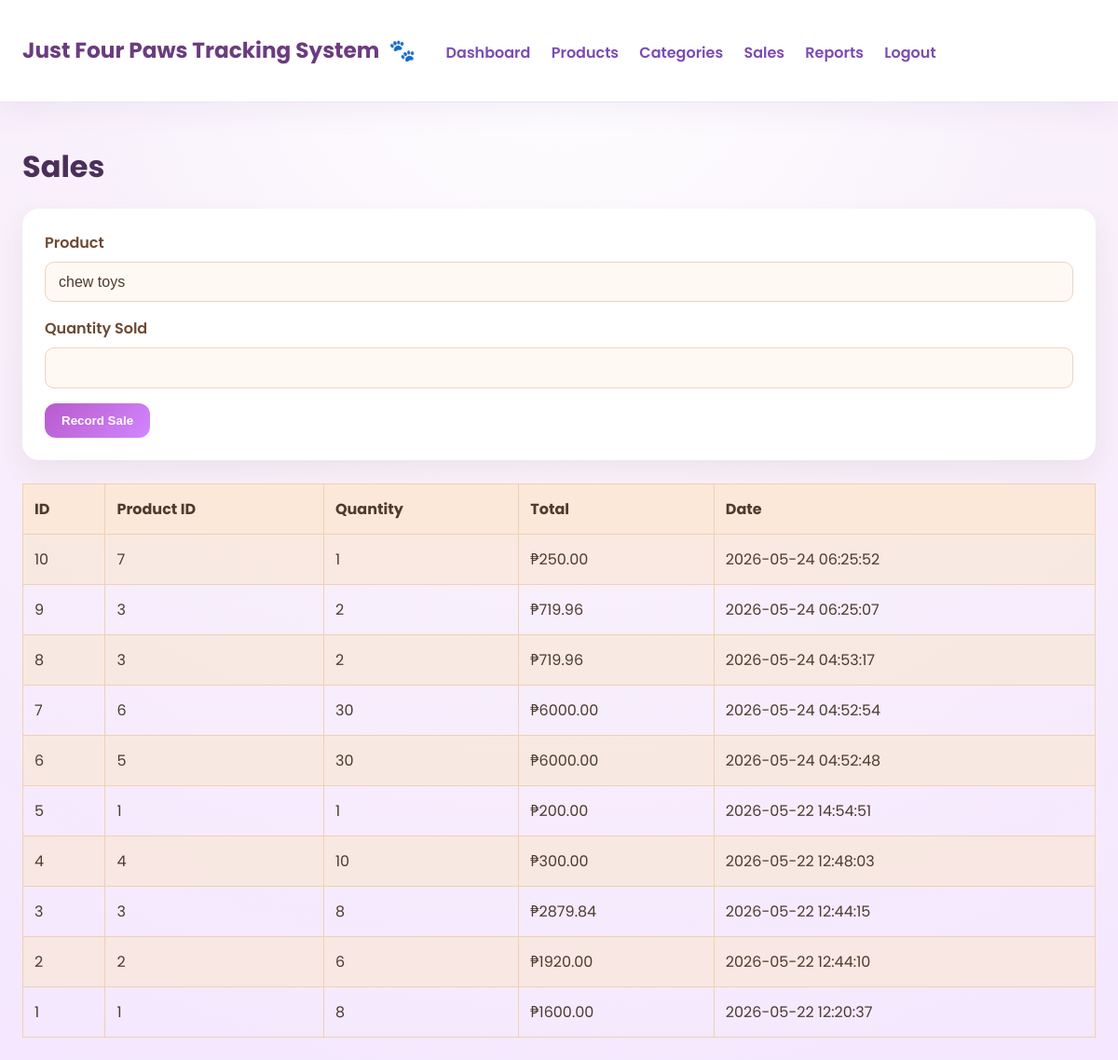
/sales.php (signed in), run on the app's committed database.
### tables this page shows
CREATE TABLE `sales` (
  `id` int(11) NOT NULL AUTO_INCREMENT,
  `product_id` int(11) DEFAULT NULL,
  `quantity_sold` int(11) DEFAULT NULL,
  `total_price` decimal(10,2) DEFAULT NULL,
  `sale_date` timestamp NOT NULL DEFAULT current_timestamp(),
  PRIMARY KEY (`id`)
);

### sales.php (the view, shortened to what this page needs)
<?php
include 'config/database.php';
include 'includes/header.php';
$products = mysqli_query(
    $inventory_conn,
    "SELECT * FROM products"
);
$sales = mysqli_query(
    $sales_conn,
    "SELECT * FROM sales ORDER BY id DESC"
);
?>
<h1>Sales</h1>
<form method="POST">
<label>Product</label>
<select name="product_id">
<?php while($product = mysqli_fetch_assoc($products)) { ?>
<option value="<?php echo $product['id']; ?>">
<?php echo $product['product_name']; ?>
</option>
<?php } ?>
</select>
<label>Quantity Sold</label>
<input type="number"
name="quantity_sold"
required>
<button type="submit"
name="sell"
class="btn">
Record Sale
</button>
</form>
<br>
<table>
<tr>
<th>ID</th>
<th>Product ID</th>
<th>Quantity</th>
<th>Total</th>
<th>Date</th>
</tr>
<?php while($sale = mysqli_fetch_assoc($sales)) { ?>
<tr>
<td><?php echo $sale['id']; ?></td>
<td><?php echo $sale['product_id']; ?></td>
<td><?php echo $sale['quantity_sold']; ?></td>
<td>₱<?php echo $sale['total_price']; ?></td>
<td><?php echo $sale['sale_date']; ?></td>
</tr>
<?php } ?>
</table>
<?php include 'includes/footer.php'; ?>

### assets/style.css (style rules this page uses)
body { font-family: 'Poppins', 'Segoe UI', Tahoma, Geneva, Verdana, sans-serif; margin: 0; background: radial-gradient(circle at top, #ffffff 0%, #f8f0fb 45%, #f4e7ff 100%); color: #4b2f5a; }
table { width: 100%; border-collapse: collapse; background: transparent; }
table, th, td { border: 1px solid #f0d0b3; }
th, td { padding: 14px 12px; text-align: left; color: #4d3b2e; }
th { background: #fbe8d8; }
tr:nth-child(even) { background: rgba(250, 231, 216, 0.7); }
.btn { background: linear-gradient(135deg, #b75bcc, #d286ff); color: white; padding: 11px 18px; text-decoration: none; border: none; border-radius: 12px; cursor: pointer; font-weight: 700; }
form { background: white; padding: 24px; border-radius: 18px; box-shadow: 0 12px 28px rgba(115, 81, 44, 0.08); }
label { display: block; margin-bottom: 8px; color: #6d4a34; font-weight: 600; }
input, select { width: 100%; padding: 12px 14px; margin-bottom: 16px; border: 1px solid #ebd3c3; border-radius: 10px; background: #fff9f3; color: #4d3b2e; font-size: 1rem; box-sizing: border-box; appearance: none; }
select { cursor: pointer; }

### data on the page
sales: id "10", product "7", quantity_sold "1", total_price "250.00", sale_date "2026-05-24 06:25:52"
sales: id "9", product "3", quantity_sold "2", total_price "719.96", sale_date "2026-05-24 06:25:07"
sales: id "8", product "3", quantity_sold "2", total_price "719.96", sale_date "2026-05-24 04:53:17"
sales: id "7", product "6", quantity_sold "30", total_price "6000.00", sale_date "2026-05-24 04:52:54"
sales: id "6", product "5", quantity_sold "30", total_price "6000.00", sale_date "2026-05-24 04:52:48"
sales: id "5", product "1", quantity_sold "1", total_price "200.00", sale_date "2026-05-22 14:54:51"
sales: id "4", product "4", quantity_sold "10", total_price "300.00", sale_date "2026-05-22 12:48:03"
sales: id "3", product "3", quantity_sold "8", total_price "2879.84", sale_date "2026-05-22 12:44:15"
sales: id "2", product "2", quantity_sold "6", total_price "1920.00", sale_date "2026-05-22 12:44:10"
sales: id "1", product "1", quantity_sold "8", total_price "1600.00", sale_date "2026-05-22 12:20:37"

### other printed values
form field product_id "chew toys"
